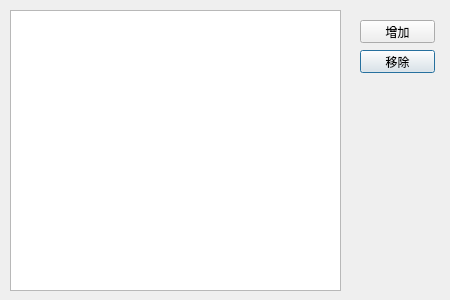
<?xml version="1.0" encoding="UTF-8"?>
<ui version="4.0">
 <class>CMDPowerGroupAccountDialog</class>
 <widget class="QDialog" name="CMDPowerGroupAccountDialog">
  <property name="geometry">
   <rect>
    <x>0</x>
    <y>0</y>
    <width>450</width>
    <height>300</height>
   </rect>
  </property>
  <property name="windowTitle">
   <string>Dialog</string>
  </property>
  <widget class="QPushButton" name="removeButton">
   <property name="geometry">
    <rect>
     <x>360</x>
     <y>50</y>
     <width>75</width>
     <height>23</height>
    </rect>
   </property>
   <property name="text">
    <string>移除</string>
   </property>
  </widget>
  <widget class="QListWidget" name="accountListWidget">
   <property name="geometry">
    <rect>
     <x>10</x>
     <y>10</y>
     <width>331</width>
     <height>281</height>
    </rect>
   </property>
  </widget>
  <widget class="QPushButton" name="addButton">
   <property name="geometry">
    <rect>
     <x>360</x>
     <y>20</y>
     <width>75</width>
     <height>23</height>
    </rect>
   </property>
   <property name="text">
    <string>增加</string>
   </property>
  </widget>
 </widget>
 <resources/>
 <connections/>
</ui>
